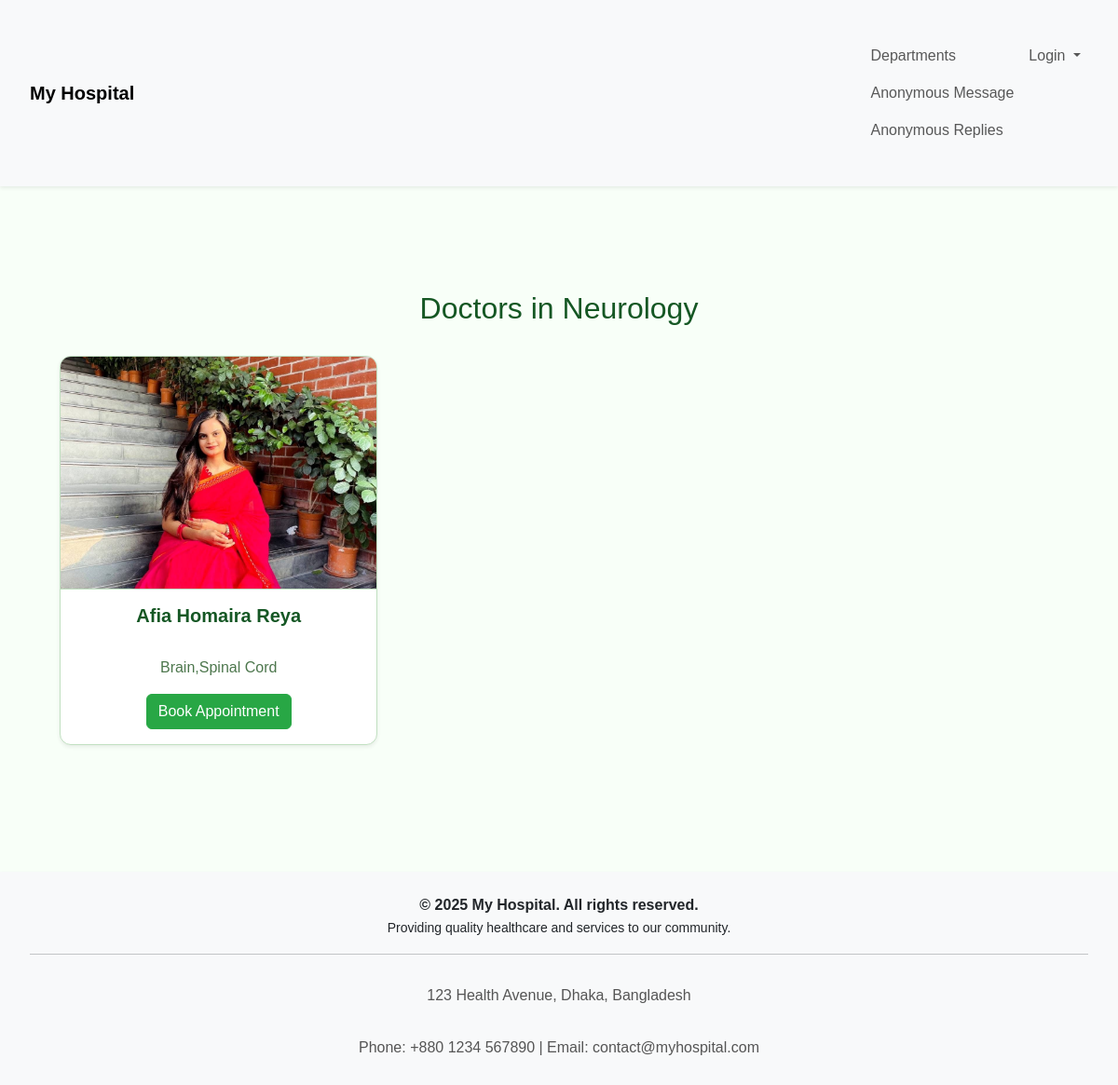
The app's page /doctors/department/2/doctors/ with its own data.
### doctors/models.py (models this page shows, shortened)
class department(models.Model):
    name = models.CharField(max_length=100)
    head = models.CharField(max_length=100)

class doctor(models.Model):
    user = models.OneToOneField(User, on_delete=models.CASCADE, null=True, blank=True)  # link to Django user
    name = models.CharField(max_length=100)
    specialization = models.CharField(max_length=100)
    phone_number = models.CharField(max_length=15)
    email = models.EmailField()
    department = models.ForeignKey('department', on_delete=models.CASCADE, null=True, blank=True)
    photo = models.ImageField(upload_to='doctor_photos/', null=True, blank=True)
    education = models.CharField(max_length=255, null=True, blank=True)
    experience = models.TextField(null=True, blank=True)
    consultation_fee = models.DecimalField(max_digits=8, decimal_places=2, default=0)

### doctors/views.py (the view)
# urls.py: path('department/<int:department_id>/doctors/', views.department_doctors, name='department_doctors'),
def department_doctors(request, department_id):
    dept = get_object_or_404(department, id=department_id)
    doctors = doctor.objects.filter(department=dept)
    return render(request, 'department_doctors.html', {
        'department': dept,
        'doctors': doctors
    })

### templates/department_doctors.html (shortened to what this page needs)
{% extends 'base.html' %}
{% load static %}
{% block content %}
<link rel="stylesheet" href="{% static 'department_doctors.css' %}">
<div class="container mt-4">
    <h2>Doctors in {{ department.name }}</h2>
    <div class="row">
        {% for doctor in doctors %}
        <div class="col-md-4 mb-4">
            <div class="card h-100 shadow-sm">
                {% if doctor.photo %}
                    <img src="{{ doctor.photo.url }}" class="card-img-top" style="height: 250px; object-fit: cover;">
                {% endif %}
                <div class="card-body text-center">
                    <h5>{{ doctor.name }}</h5>
                    <p>{{ doctor.specialization }}</p>
                    <a href="{% url 'book_appointment' doctor.id %}" class="btn btn-success">Book Appointment</a>
                </div>
            </div>
        </div>
        {% empty %}
        <p>No doctors available in this department.</p>
        {% endfor %}
    </div>
</div>
{% endblock %}

### static/department_doctors.css (style rules this page uses)
body { background-color: #f8fff8; font-family: Arial, sans-serif; }
.container { padding: 2rem; max-width: 1200px; margin: auto; }
h2 { color: #155724; text-align: center; margin-bottom: 2rem; }
.card { border-radius: 12px; overflow: hidden; transition: transform 0.3s, box-shadow 0.3s; border: 1px solid #c1e0c1; }
.card-img-top { width: 100%; height: 250px; object-fit: cover; border-bottom: 1px solid #c1e0c1; }
.card-body { padding: 1rem; }
.card-body h5 { color: #155724; font-weight: 600; margin-bottom: 0.5rem; }
.card-body p { color: #4d774d; margin-bottom: 1rem; }
.btn-success { background-color: #28a745; border-color: #28a745; color: #fff; transition: 0.3s; }
p { text-align: center; color: #555; font-size: 1rem; margin-top: 2rem; }

### records on screen
department: name "Neurology"
doctor: photo (picture), name "Afia Homaira Reya", specialization "Brain,Spinal Cord"
